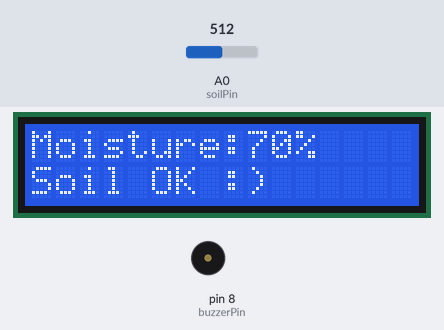
Bench run of a sketch on a simulated Arduino Uno, built with avr-gcc and run on an emulated ATmega328P. Shown: 16×2 character LCD, buzzer (waves = sounding, pin HIGH). Inputs (shaded band) come from the test bench; at power-on: A0 (soilPin) = 512. What the sketch prints to the serial monitor is not drawn.

Above: at 1.2 s.
1.3 s: A0 (soilPin) set to 791
At 2.5 s:
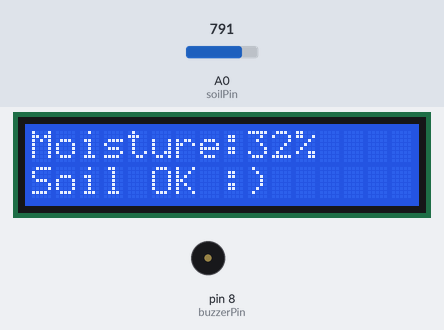
3.6 s: A0 (soilPin) set to 815
At 4.6 s:
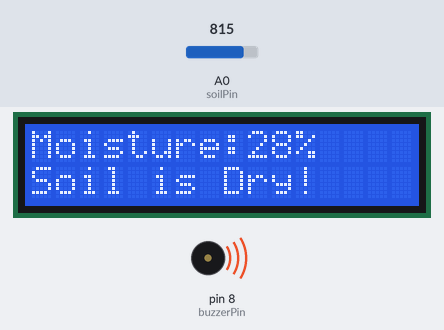
7.7 s: A0 (soilPin) set to 900
At 9.2 s:
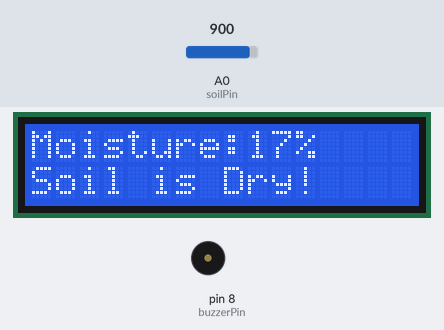
10.3 s: A0 (soilPin) set to 511
At 10.7 s:
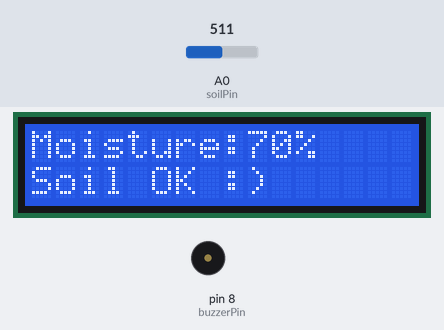
Timing chart, 0 to 12.8 s (numbered marks = the images above; inputs shaded):
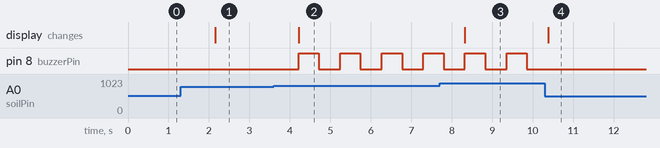

The sketch:

Soil_Moisture_Sensor_Using_Arduino.ino
```cpp
#include <Wire.h>
#include <LiquidCrystal_I2C.h>

LiquidCrystal_I2C lcd(0x27, 16, 2); // LCD I2C address 0x27 (sometimes 0x3F)

const int soilPin = A0;      // Soil sensor analog output connected to A0
const int buzzerPin = 8;     // Buzzer connected to digital pin 8

int soilValue = 0;

void setup() {
  Serial.begin(9600);

  // LCD setup
  lcd.init();
  lcd.backlight();
  lcd.setCursor(0, 0);
  lcd.print("Soil Monitor");

  // Buzzer setup
  pinMode(buzzerPin, OUTPUT);
  digitalWrite(buzzerPin, LOW);
}

void loop() {
  // Read soil sensor
  soilValue = analogRead(soilPin);

  // Convert raw value to percentage (0 = dry, 100 = wet)
  int moisturePercent = map(soilValue, 1023, 300, 0, 100);
  moisturePercent = constrain(moisturePercent, 0, 100);

  // Display on LCD
  lcd.clear();
  lcd.setCursor(0, 0);
  lcd.print("Moisture:");
  lcd.print(moisturePercent);
  lcd.print("%");

  // Print on Serial Monitor (for debugging)
  Serial.print("Soil Value: ");
  Serial.print(soilValue);
  Serial.print("  Moisture: ");
  Serial.print(moisturePercent);
  Serial.println("%");

  // Buzzer alert if dry
  if (moisturePercent < 30) {
    lcd.setCursor(0, 1);
    lcd.print("Soil is Dry!");
    digitalWrite(buzzerPin, HIGH);
    delay(500);
    digitalWrite(buzzerPin, LOW);
    delay(500);
  } else {
    lcd.setCursor(0, 1);
    lcd.print("Soil OK :)   ");
    digitalWrite(buzzerPin, LOW);
    delay(1000);
  }
}
```

Measured:
- the behaviour switches between 806 and 807 on A0 (soilPin) (found by bisection; images 1 and 2)
- after the input at 1.3 s, the display: changes after 0.86 s (image 1)
- after the input at 3.6 s, pin 8 (buzzerPin): alternates HIGH for 0.50 s and LOW for 0.53 s, starting after 0.62 s; the display: changes after 0.62 s (image 2)
- after the input at 7.7 s, the display: changes after 0.63 s (image 3)
- after the input at 10.3 s, pin 8 (buzzerPin): stops changing and stays LOW; the display: changes after 0.08 s (image 4)
